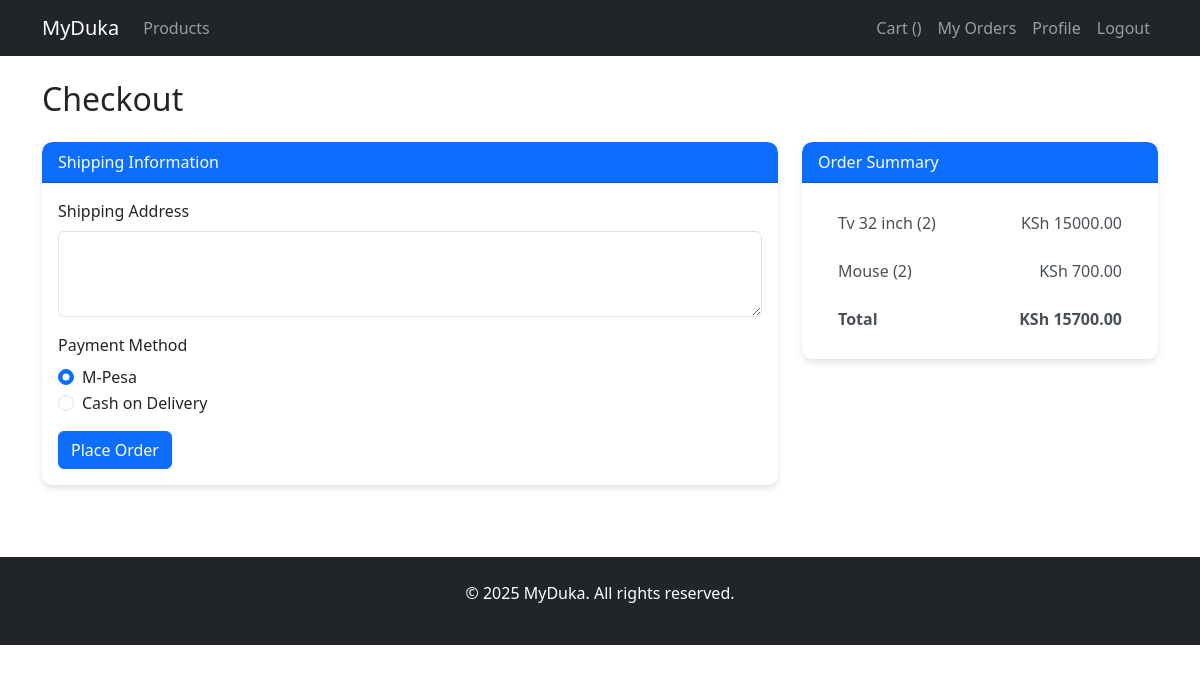
/orders/checkout/ (signed in), run on the app's committed database.
### cart/models.py (models this page shows, shortened)
class CartItem(models.Model):
    cart = models.ForeignKey(Cart, related_name='items', on_delete=models.CASCADE)
    product = models.ForeignKey(Product, on_delete=models.CASCADE)
    quantity = models.PositiveIntegerField(default=1)
    @property
    def total_price(self):
        price = self.product.get_discounted_price()
        return price * self.quantity

class Cart(models.Model):
    user = models.ForeignKey(User, on_delete=models.CASCADE)
    created_at = models.DateTimeField(auto_now_add=True)
    updated_at = models.DateTimeField(auto_now=True)
    @property
    def total_price(self):
        return sum(item.total_price for item in self.items.all())

### products/models.py (models this page shows, shortened)
class Product(models.Model):
    category = models.ForeignKey(Category, related_name='products', on_delete=models.CASCADE)
    name = models.CharField(max_length=200)
    slug = models.SlugField(max_length=200, unique=True)
    description = models.TextField(blank=True)
    price = models.DecimalField(max_digits=10, decimal_places=2)
    discount_price = models.DecimalField(max_digits=10, decimal_places=2, blank=True, null=True)
    available = models.BooleanField(default=True)
    stock = models.PositiveIntegerField(default=1)
    created_at = models.DateTimeField(auto_now_add=True)
    updated_at = models.DateTimeField(auto_now=True)
    image = models.ImageField(upload_to='products/', blank=True)
    def get_discounted_price(self):
        if self.discount_price:
            return self.discount_price
        return self.price

### orders/views.py (the view, shortened to what this page needs)
# urls.py: path('checkout/', create_order, name='checkout'),
@login_required
def create_order(request):
    cart = get_object_or_404(Cart, user=request.user)
    if not cart.items.exists():
        messages.warning(request, 'Your cart is empty!')
        return redirect('product_list')
    for item in cart.items.all():
        if item.quantity > item.product.stock:
            messages.warning(request, f'Sorry, only {item.product.stock} of {item.product.name} available')
            return redirect('cart_detail')
    return render(request, 'orders/checkout.html', {'cart': cart})

### templates/orders/checkout.html (shortened to what this page needs)
{% extends 'base.html' %}
{% block content %}
<h2 class="mb-4">Checkout</h2>
<div class="row">
    <div class="col-md-8">
        <div class="card mb-4">
            <div class="card-header bg-primary text-white">
                Shipping Information
            </div>
            <div class="card-body">
                <form method="post">
                    <div class="mb-3">
                        <label for="shipping_address" class="form-label">Shipping Address</label>
                        <textarea class="form-control" id="shipping_address" name="shipping_address" rows="3" required></textarea>
                    </div>
                    <div class="mb-3">
                        <label class="form-label">Payment Method</label>
                        <div class="form-check">
                            <input class="form-check-input" type="radio" name="payment_method" id="mpesa" value="M-Pesa" checked>
                            <label class="form-check-label" for="mpesa">
                                M-Pesa
                            </label>
                        </div>
                        <div class="form-check">
                            <input class="form-check-input" type="radio" name="payment_method" id="cash_on_delivery" value="Cash on Delivery">
                            <label class="form-check-label" for="cash_on_delivery">
                                Cash on Delivery
                            </label>
                        </div>
                    </div>
                    <button type="submit" class="btn btn-primary">Place Order</button>
                </form>
            </div>
        </div>
    </div>
    <div class="col-md-4">
        <div class="card">
            <div class="card-header bg-primary text-white">
                Order Summary
            </div>
            <div class="card-body">
                <ul class="list-group list-group-flush">
                    {% for item in cart.items.all %}
                    <li class="list-group-item d-flex justify-content-between align-items-center">
                        {{ item.product.name }} ({{ item.quantity }})
                        <span>KSh {{ item.total_price }}</span>
                    </li>
                    {% endfor %}
                    <li class="list-group-item d-flex justify-content-between align-items-center fw-bold">
                        Total
                        <span>KSh {{ cart.total_price }}</span>
                    </li>
                </ul>
            </div>
        </div>
    </div>
</div>
{% endblock %}

### static/assets/css/style.css (style rules this page uses)
.card { transition: transform 0.3s ease, box-shadow 0.3s ease; border: none; border-radius: 10px; overflow: hidden; box-shadow: 0 4px 6px rgba(0, 0, 0, 0.1); }
.card-header { border-radius: 10px 10px 0 0 !important; }
.list-group-item { border: none; padding: 12px 20px; font-weight: 500; color: #495057; transition: all 0.3s ease; }

### data on the page
CartItem: product.name "Tv 32 inch", quantity "2", total_price "15000.00"
CartItem: product.name "Mouse", quantity "2", total_price "700.00"
Cart: total_price "15700.00"
